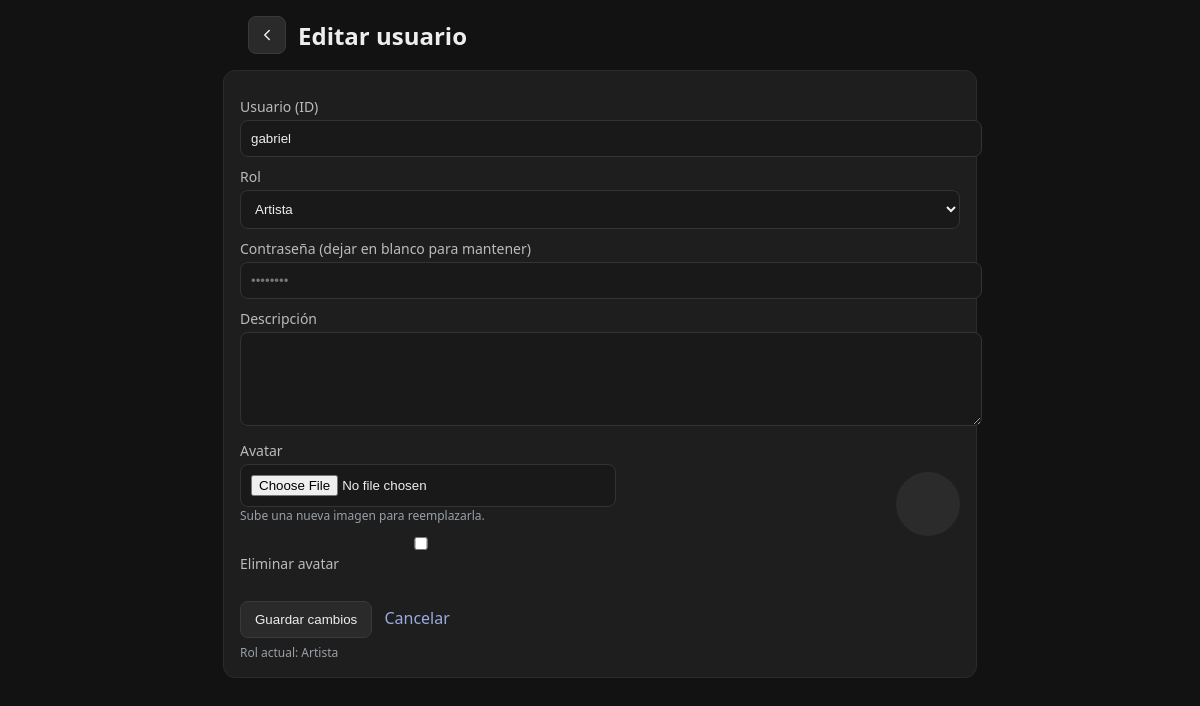
Screenshot of /gestion/usuarios/editar/gabriel/ (signed in) with the database file from the repository.
### inicio_sesion/models.py (models this page shows, shortened)
class Users(models.Model):
    user = models.CharField(max_length=100, unique=True)
    password = models.CharField(max_length=100)
    type = models.CharField(max_length=50)
    avatar = models.ImageField(upload_to="uploaded_avatars/", null=True, blank=True)
    is_active = models.BooleanField(default=True)
    created_at = models.DateTimeField(auto_now_add=True)
    is_superadmin = models.BooleanField(default=False)
    class Meta:
        db_table = "Users"

### gestion/views.py (the view, shortened to what this page needs)
# urls.py: path("usuarios/editar/<str:username>/", v.editar_usuario, name="editar_usuario"),
@require_http_methods(["GET", "POST"])
def editar_usuario(request, username: str):
    session_user, error = _require_admin(request)
    if error:
        return error
    u = get_object_or_404(Users, user=username)
    target_is_super = bool(getattr(u, "is_superadmin", False))
    session_is_super = Users.objects.filter(user=session_user, is_superadmin=True).exists()
    ctx = {"user_obj": u, "session_is_superadmin": session_is_super}
    return render(request, "gestion/editar_usuario.html", ctx)

### gestion/views.py (called while the page is built)
def _require_admin(request):
    username = _require_session_user(request)
    if not username:
        return None, _redirect_login_clean(request)
    try:
        u = Users.objects.only("type", "is_superadmin").get(user=username)
    except Users.DoesNotExist:
        return None, _redirect_login_clean(request)
    role = (u.type or "").lower()
    if getattr(u, "is_superadmin", False) or role == "administrador":
        return username, None
    return None, HttpResponse("No autorizado", status=403)

### inicio_sesion/auth_helpers.py (called while the page is built)
def _require_session_user(request):
    return request.session.get("user")

### gestion/templates/gestion/editar_usuario.html (shortened to what this page needs)
{% load static %}
<!doctype html>
<html lang="es">
<head>
</head>
<body>
  <header>
    <a class="icon-btn" href="{% url 'gestion' %}" aria-label="Volver a gestión" title="Volver a gestión">
      <svg xmlns="http://www.w3.org/2000/svg" width="18" height="18" viewBox="0 0 24 24" fill="none"
           stroke="currentColor" stroke-width="2" stroke-linecap="round" stroke-linejoin="round" aria-hidden="true">
        <polyline points="15 18 9 12 15 6"></polyline>
      </svg>
    </a>
    <h2 style="margin:0;">
      Editar usuario
    </h2>
  </header>
  <div class="card">
    <form method="post" enctype="multipart/form-data">
      <label>Usuario (ID)</label>
      <input name="user" value="{{ user_obj.user }}" required
             {% if user_obj.is_superadmin %}class="gold-input"{% endif %}>
      {% if not user_obj.is_superadmin %}
        <label>Rol</label>
        <select name="role" required>
          {% with current=user_obj.type|lower %}
            <option value="artista" {% if current == "artista" %}selected{% endif %}>Artista</option>
          {% endwith %}
        </select>
      {% else %}
        <input type="hidden" name="role" value="{{ user_obj.type|lower }}">
      {% endif %}
      <label>Contraseña (dejar en blanco para mantener)</label>
      <input name="password" type="password" placeholder="••••••••"
             {% if user_obj.is_superadmin and not session_is_superadmin %}disabled{% endif %}>
      {% if user_obj.type|lower == "artista" and not user_obj.is_superadmin %}
        <label>Descripción</label>
        <textarea name="description" maxlength="200" required>{{ user_obj.artist_profile.description|default_if_none:"" }}</textarea>
      {% else %}
        <input type="hidden" name="description" value="">
      {% endif %}
      <div class="row">
        <div>
          <label>Avatar</label>
          <input name="avatar" type="file" accept="image/*">
          <div class="muted">Sube una nueva imagen para reemplazarla.</div>
          <label style="margin-top:10px;">
            <input type="checkbox" name="remove_avatar" value="1"> Eliminar avatar
          </label>
        </div>
        <div style="display:flex; align-items:center; justify-content:flex-end;">
          {% if user_obj.avatar %}
            <img src="{{ user_obj.avatar.url }}" alt="{{ user_obj.user }}" class="avatar">
          {% else %}
            <span class="avatar"></span>
          {% endif %}
        </div>
      </div>
      <div style="margin-top:12px;">
        <button type="submit">Guardar cambios</button>
        <a href="{% url 'gestion' %}">Cancelar</a>
      </div>
      <div class="muted" style="margin-top:6px;">Rol actual: {{ user_obj.type }}</div>
    </form>
  </div>
</body>
</html>

### gestion/templates/gestion/editar_usuario.html (style rules this page uses)
body { font-family: system-ui, -apple-system, Segoe UI, Roboto, Arial; background:#121212; color:#eee; margin:0; padding:24px; }
header { display:flex; align-items:center; gap:12px; margin: -8px 0 16px; max-width: 720px; margin-left:auto; margin-right:auto; }
.icon-btn { display:inline-flex; align-items:center; justify-content:center; width:36px; height:36px; border:1px solid #3a3a3a; background:#2a2a2a; color:#eee; border-radius:8px; text-decoration:none; line-height:1; }
.card { background:#1e1e1e; border:1px solid #2b2b2b; border-radius:12px; padding:16px; max-width: 720px; margin: 0 auto; }
h2 { margin: 0 0 12px; }
label { display:block; margin:10px 0 4px; font-size:14px; color:#bbb; }
input, textarea, select { width:100%; padding:10px; border-radius:8px; border:1px solid #333; background:#191919; color:#eee; }
textarea { resize: vertical; min-height: 72px; }
.row { display:flex; gap:12px; }
.row > div { flex:1; }
button { margin-top:12px; padding:10px 14px; border-radius:8px; border:1px solid #3a3a3a; background:#2a2a2a; color:#eee; cursor:pointer; }
.muted { color:#9aa0a6; font-size:12px; }
.avatar { width:64px; height:64px; border-radius:50%; object-fit:cover; background:#2b2b2b; display:inline-block; }
a { color:#9ad; text-decoration:none; margin-left: 8px; }

### rows the page displays
Users: user "gabriel", role "Artista", type "Artista"
